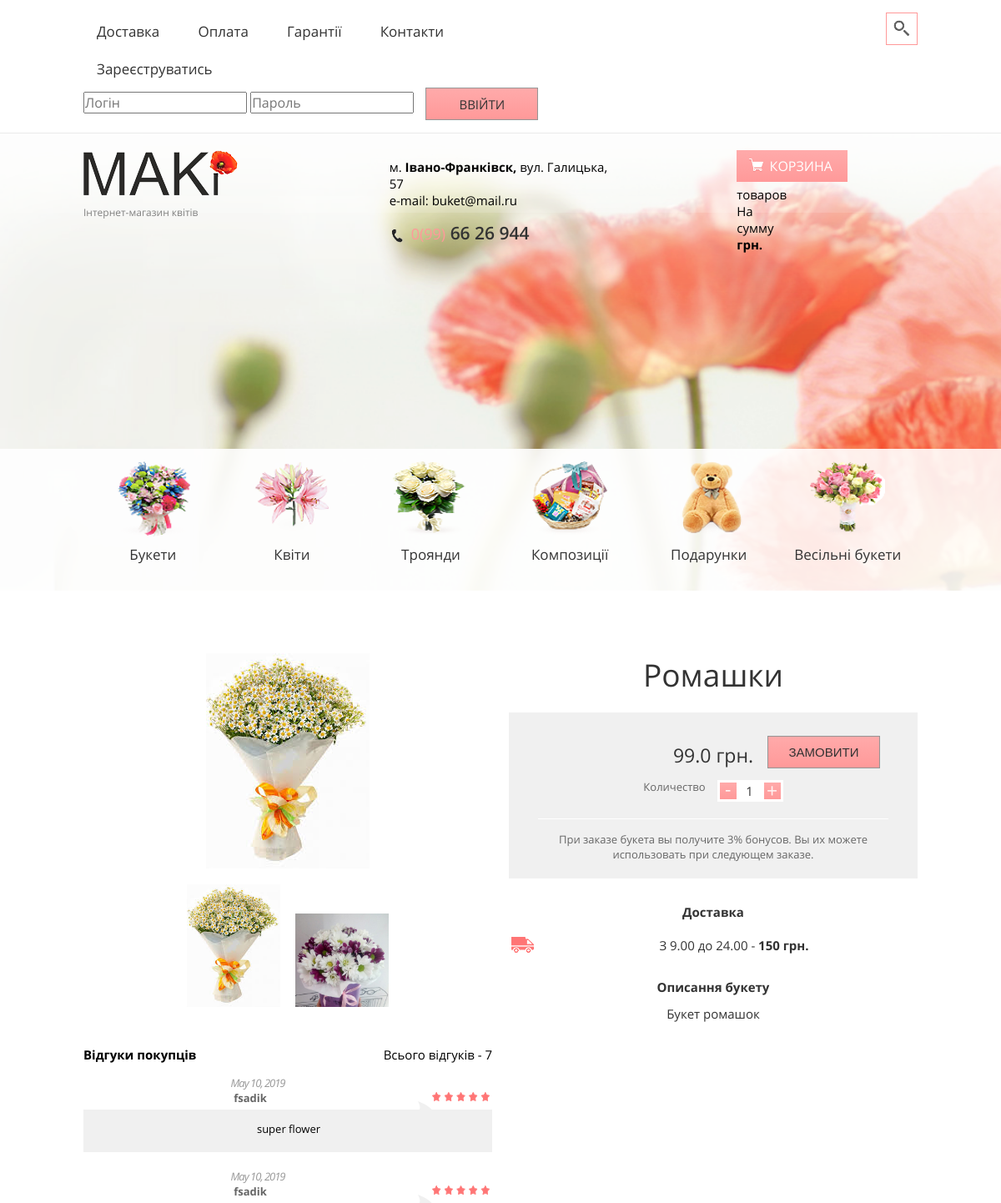
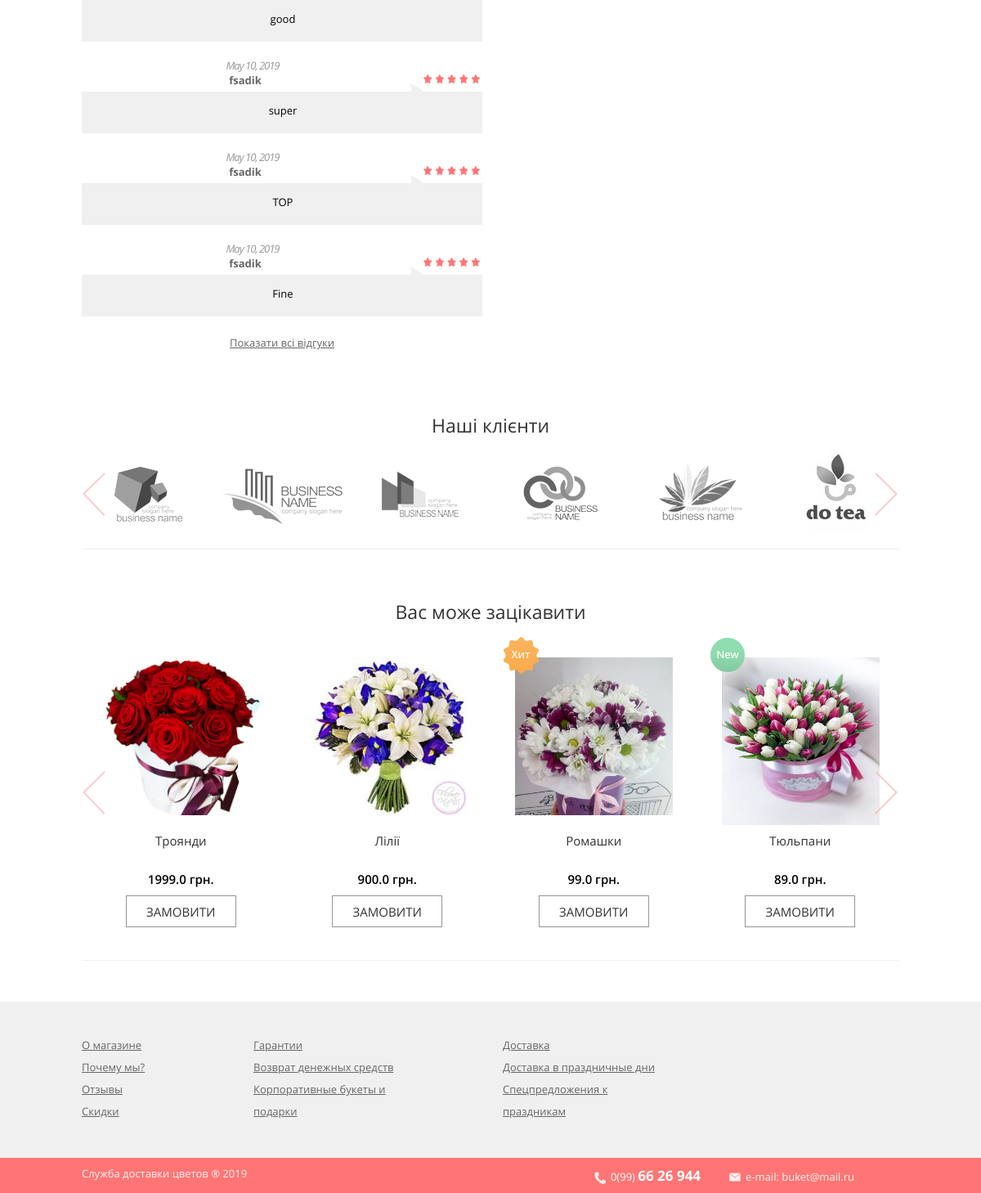
Page /3 on the committed database (2 pictures, top to bottom).
### My_Projects/shop/models.py (models this page shows, shortened)
class Good(models.Model):
    name = models.CharField(max_length=120, null=False, blank=False, help_text='назва товару')
    price = models.FloatField(blank=False, null=False, default=0, help_text='ціна товару')
    quantity = models.IntegerField(default=0, help_text="кількість доступних одиниць")
    description = models.CharField(max_length=500, help_text='описання товару')
    category = models.CharField(max_length=1, choices=(('b', 'bouket'), ('g', 'gift'), ('c', 'composition')),
                                default='b')
    good_item = models.CharField(max_length=11,
                                 choices=(('item_hit', 'item_hit'),
                                          ('item_action', 'item_action'),
                                          ('item_new', 'item_new'),
                                          ('', '')),
                                 default='', blank=True)
    img_content = models.ImageField(upload_to='static/content/', help_text='картинка для переліку', default='')
    img1 = models.ImageField(upload_to='static/img/', help_text='перша картинка для відображення')
    img2 = models.ImageField(upload_to='static/img/',
                             help_text='ще одна картинка для відображення', blank=True, null=True)
    img3 = models.ImageField(upload_to='static/img/',
                             help_text='картинка для відображення', blank=True, null=True)
    def __str__(self):
        return self.name + " " + "(" + self.description + ")" + " за ціною " + str(self.price) + " грн"

class Reviews(models.Model):
    good = models.ForeignKey(Good, on_delete=models.CASCADE)
    user = models.ForeignKey(User, on_delete=models.CASCADE)
    text = models.CharField(max_length=250)
    rating = models.IntegerField(choices=((1, 1), (2, 2), (3, 3), (4, 4), (5, 5)), default=5)
    date = models.DateField(auto_now=True)
    class Meta:
        ordering = ['-date']

### My_Projects/shop/views.py (the view, shortened to what this page needs)
# urls.py: path('<int:pk>', views.details, name="detail"),
def details(request, pk):
    print(pk)
    quantity = 0
    total = 0
    context = {'good': Good.objects.get(id=pk),
               'top_reviews': Reviews.objects.filter(good_id=pk)[:5],
               'count_reviews': Reviews.objects.filter(good_id=pk),
               'top_goods': Good.objects.all()}
    print(context['top_goods'])
    try:
        context['reviews'] = Reviews.objects.get(good_id=pk)
    except:
        pass
    return render(request, "shop/detail.html", context)

### My_Projects/templates/shop/detail.html (shortened to what this page needs)
{% extends 'shop/base.html' %}
{% load static %}
{% block content %}
    <div class="about">
        <div class="wrapper clearfix">
            <div class="col_pull">
                <div class="col_x2">
                    <div class="about__gallery">
                        <div class="gallery__img">
                        </div>
                        <div class="img__sm_wrap">
                            <div class="gallery__img_sm">
                                <a href="{{ good.img1 }}" data-marker="1" data-alt="">
                                    <img src="{{ good.img1 }}" alt="bouquets details">
                                </a>
                            </div>
                            <div class="gallery__img_sm">
                                <a href="{{ good.img2 }}" data-marker="2" data-alt="">
                                    <img src="{{ good.img2 }}" alt="bouquets details">
                                </a>
                            </div>
                        </div>
                    </div>
                    <div class="comments_md">
                        <div class="comments__top clearfix">
                            <span class="comments__title">Відгуки покупців</span>
                            <span class="comments__quantity">Всього відгуків - {{ count_reviews.all.count}}</span>
                        </div>
                        {% for review in top_reviews %}
                            <div class="comments__item">
                                <div class="comment__header clearfix">
                                    <div class="stars_recall rating_1x rating_2x rating_3x rating_4x rating_5x"></div>
                                    <p class="comment__date">{{ review.date }}</p>
                                    <p class="comment__name">{{ review.user.username }}</p>
                                </div>
                                <div class="comment__text">{{ review.text }}</div>
                            </div>
                        {% endfor %}
                        <div class="comments__footer">
                            {% if good.reviews_set.all.count  > 5 %}
                                <a href="{% url 'shop:allreviews' good.id %}" class="comments__show-more"
                                   target="_blank">Показати всі відгуки</a>
                            {% endif %}
                        </div>
                    </div>
                </div>
                <div class="col_x2">
                    <div class="order">
                        <p class="order__title">{{ good.name }}</p>
                        <div class="order__container">
                            <div class="order__main clearfix">
                                <form method="post" action="{% url 'shop:add_to_basket' good.id %}">
                                    <div class="order__price-container">
                                        <p class="order__price">{{ good.price }} грн.</p>
                                        <div class="order__quantity">
                                            <p class="order__quantity-text">Количество</p>
                                             <div class="order__quantity-container"><a href="#"
                                                                                  class="order__quantity-button order__minus">-</a>
                                            <input type="text" value="1" name="q"
                                                   maxlength="4" class="order__count"><a href="#"
                                                                                         class="order__quantity-button order__plus">+</a>
                                        </div>
                                        </div>
                                    </div>
                                    <div class="order__button-container">
                                        <button type="submit" class="btn_form order__quantity-button">Замовити</button>
                                    </div>
                                </form>
                            </div>
                            <div class="order__footer">При заказе букета вы получите 3% бонусов. Вы их
                                можете использовать при следующем заказе.
                            </div>
                        </div>
                    </div>
                    <div class="delivery">
                        <p class="delivery__title">Доставка</p>
                        <p class="delivery__item delivery__standart">З 9.00 до 24.00 - <span>150 грн.</span></p>
                    </div>
                    <div class="description">
                        <p class="description__title">Описання букету</p>
                        <p class="description__text">{{ good.description}}</p>
                    </div>
                </div>
            </div>
            <div class="clearfix"></div>
            <div class="partners__carousel">
                <div class="section__title carousel__title">Наші клієнти</div>
                <ul class="clearfix" id="partners">
                    <li>
                        <a href="#">
                            <img src="{% static 'home/img/../../shop/static/home/img/partners_logo1.png' %}" alt="">
                        </a>
                    </li>
                    <li>
                        <a href="#">
                            <img src="{% static 'home/img/../../shop/static/home/img/partners_logo2.png' %}" alt="">
                        </a>
                    </li>
                    <li>
                        <a href="#">
                            <img src="{% static 'home/img/../../shop/static/home/img/partners_logo3.png' %}" alt="">
                        </a>
                    </li>
                    <li>
                        <a href="#">
                            <img src="{% static 'home/img/../../shop/static/home/img/partners_logo4.png' %}" alt="">
                        </a>
                    </li>
                    <li>
                        <a href="#">
                            <img src="{% static 'home/img/../../shop/static/home/img/partners_logo5.png' %}" alt="">
                        </a>
                    </li>
                    <li>
                        <a href="#">
                            <img src="{% static 'home/img/../../shop/static/home/img/partners_logo6.jpg' %}" alt="">
                        </a>
                    </li>
                </ul>
            </div>
            <div class="product__carousel">
                <div class="section__title carousel__title">Вас може зацікавити</div>
                <ul class="clearfix" id="gallery">
                    {% for goods in top_goods %}
                        <li>
                            <div class="goods__item {{ goods.good_item }}">
                                <a href="{% url 'shop:detail' goods.id %}">
                                    <div class="goods__img">
                                        <img src="{{ goods.img_content.url }}" alt="gift">
                                    </div>
                                </a>
                                <a class="goods__name" href="{% url 'shop:detail' goods.id %}">{{ goods.name }}</a>
                                <p class="goods__price">{{ goods.price }} грн.</p>
                                <a href="{% url 'shop:add_to_basket' good.id %}?q=1" class="goods__btn">Замовити</a>
                            </div>
                        </li>
                    {% endfor %}
                </ul>
            </div>
{% endblock %}

### My_Projects/shop/static/home/css/styles.css (style rules this page uses)
main img { max-width: 100%; }

### rows in the picture
Good: img1 (picture), img2 (picture), name "Ромашки", price "99.0", description "Букет ромашок", img_content (picture)
Reviews: date "May 10, 2019", user.username "fsadik", text "super flower"
Reviews: date "May 10, 2019", user.username "fsadik", text "good"
Reviews: date "May 10, 2019", user.username "fsadik", text "super"
Reviews: date "May 10, 2019", user.username "fsadik", text "TOP"
Reviews: date "May 10, 2019", user.username "fsadik", text "Fine"
Good: img_content (picture), name "Троянди", price "1999.0"
Good: img_content (picture), name "Лілії", price "900.0"
Good: img_content (picture), name "Тюльпани", price "89.0"

### other values in the picture
{{ count_reviews.all.count }} "7"
